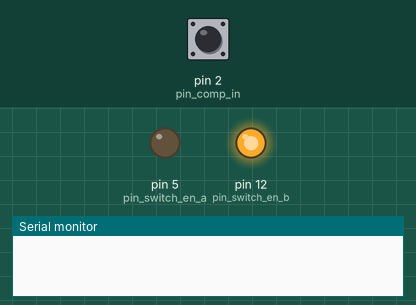
Simulated run of this sketch. Board: Arduino Uno, built with avr-gcc and run on an emulated ATmega328P. On the bench: output pins drawn as LEDs (lit = HIGH), the last lines printed to the serial monitor. The test bench sets the inputs (shaded band); at power-on: pin 2 (pin_comp_in) HIGH.

Above: at 0.1 s.
At 0.6 s:
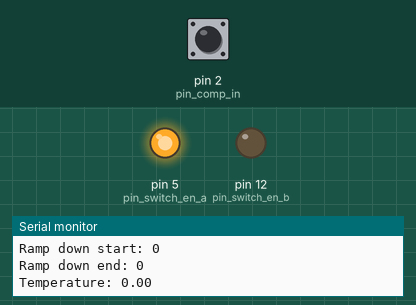
Timing chart, 0 to 2.1 s (numbered marks = the images above):
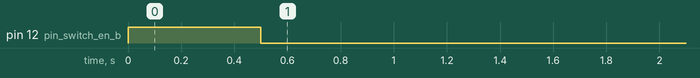

The sketch:

dual_slope_adc_controller.ino
```cpp
// Analog switch control pins (active-HIGH)
const byte pin_switch_en_a = 5;  // D5: Connects integrator input to input current
const byte pin_switch_en_b = 12; // D12: Connects integrator input to reference current
// Comparator input pin
const byte pin_comp_in = 2; // D2: INT0

const uint16_t ramp_up_delta_t_us = 5000;

unsigned long ramp_down_start_time_us = 0;
unsigned long ramp_down_end_time_us = 0;
unsigned long ramp_down_delta_t_us = 0;

void setup() {
  // Configure IO pins
  pinMode( pin_switch_en_a, OUTPUT );  // Switch A enable
  pinMode( pin_switch_en_b, OUTPUT );  // Switch B enable
  pinMode( pin_comp_in, INPUT );       // Output from comparator

  // Configure an interrupt to call isr_comp_in() on a falling edge at pin_comp_in
  attachInterrupt( digitalPinToInterrupt( pin_comp_in ), isr_comp_in, FALLING );

  // Configure the USB serial port for reporting conversion results at 9600 baud
  Serial.begin( 9600 );

  // Ramp the integrator all the way up so that the ADC can start
  // even if the integrator initial condition is negative
  digitalWrite( pin_switch_en_a, LOW );
  digitalWrite( pin_switch_en_b, HIGH );
  delay( 500 );

  // Now start the first ramp-down
  digitalWrite( pin_switch_en_a, HIGH );
  digitalWrite( pin_switch_en_b, LOW );
}

void loop() {
  // Sample most-recent ramp times while preventing the comparator interrupt from firing
  cli();  // Disable interrupts
  unsigned long ramp_down_delta_t_us_sample = ramp_down_delta_t_us;
  unsigned long ramp_down_start_time_us_sample = ramp_down_start_time_us;
  unsigned long ramp_down_end_time_us_sample = ramp_down_end_time_us;
  sei();  // Enable interrupts

  // Print the latest result roughly once per second
  Serial.print( "Ramp-down delta t (us): " );
  Serial.println( ramp_down_delta_t_us_sample );
  Serial.print( "Ramp down start: " );
  Serial.println( ramp_down_start_time_us_sample );
  Serial.print( "Ramp down end: " );
  Serial.println( ramp_down_end_time_us_sample );
  Serial.print( "Temperature: " );
  Serial.println( calculate_temperature( ramp_down_delta_t_us_sample ) );
  delay( 1000 );  // Do nothing for 1000 milliseconds
}

// Comparator interrupt:
//    Fires whenever the comparator output transistions from HIGH to LOW.
//    This occurs when the integrator ramp-down crosses the reference voltage.
void isr_comp_in() {
  cli();  // Disable interrupts
  // Stop the integrator ramp-down
  digitalWrite( pin_switch_en_a, LOW );

  // Figure out the ramp-down time
  ramp_down_end_time_us = micros();
  ramp_down_delta_t_us = ramp_down_end_time_us - ramp_down_start_time_us;

  // Start the integrator ramp-up
  digitalWrite( pin_switch_en_b, HIGH );

  // Integrate the known current for a known amount of time
  delayMicroseconds( ramp_up_delta_t_us );

  // Stop the integrator ramp-up
  digitalWrite( pin_switch_en_b, LOW );
  // Start the integrator ramp-down;
  digitalWrite( pin_switch_en_a, HIGH );

  ramp_down_start_time_us = micros();

  EIFR = 0x01; // Clear any pending interrupts on INT0 (useful when you implement en_c)
  sei(); // Enable interrupts
}

// Uses the calibration curve to calculate the temperature
float calculate_temperature( unsigned long ramp_down_delta_t_us ) {
  // Implement your curve fit here so you can directly measure temperature over USB
  return 0.0;
}
```
